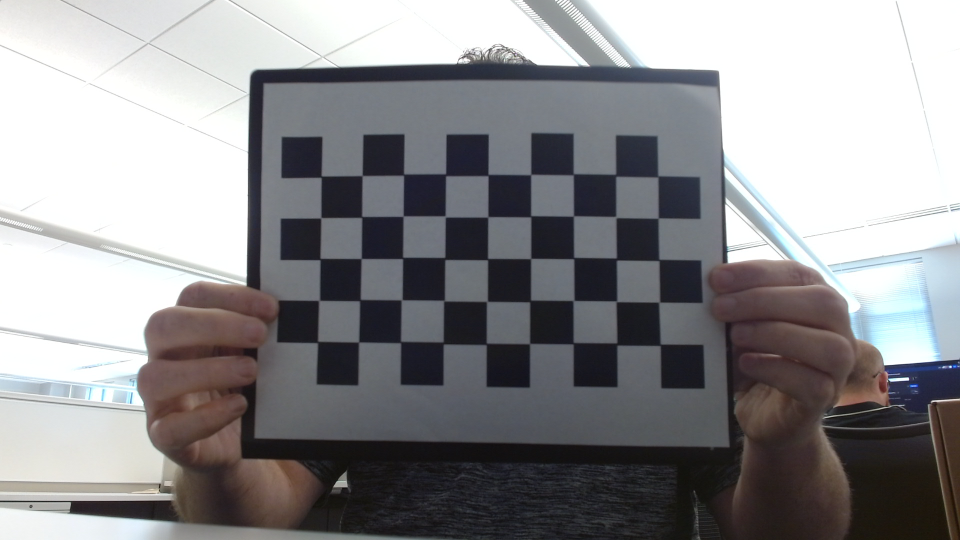
#> input picture calibration/calib_bottom_cam_rerun/calib_20250826_132620_000.png, 1920 x 1080 px, given in place of the camera (shown at 1/2 size)
$ python calib_intrinsics_timer_USB.py
#> lines starting #> are read from the running program, lines starting #| are printed output that depends on the picture; after the words box and inside, x2 and y2 are one past the last pixel; in counts of white or black regions, pixels touching at a corner belong together
#!/usr/bin/env python3
import argparse, os, time, json, math, glob
from pathlib import Path
import cv2
import numpy as np

def parse_pattern(s: str):
    a, b = s.lower().split('x')
    return (int(a), int(b))

# [4 lines left out: function rms_corner_shift, not called in this run]

def find_corners(gray, pattern_size, use_sb=False):
    if use_sb and hasattr(cv2, "findChessboardCornersSB"):
        found, corners = cv2.findChessboardCornersSB(gray, pattern_size, flags=cv2.CALIB_CB_NORMALIZE_IMAGE)
        if found:
            return True, corners
        # fall back to classic if SB fails on this frame
    flags = cv2.CALIB_CB_ADAPTIVE_THRESH + cv2.CALIB_CB_NORMALIZE_IMAGE
    found, corners = cv2.findChessboardCorners(gray, pattern_size, flags=flags)
    if not found:
        return False, None
    criteria = (cv2.TERM_CRITERIA_EPS + cv2.TERM_CRITERIA_MAX_ITER, 30, 0.001)
    refined = cv2.cornerSubPix(gray, corners, (11, 11), (-1, -1), criteria)
    return True, refined


# [27 lines left out: function calibrate, not called in this run]

def build_obj_grid(cols, rows, square_cm):
    objp = np.zeros((rows * cols, 3), np.float32)
    objp[:, :2] = np.mgrid[0:cols, 0:rows].T.reshape(-1, 2)
    objp *= square_cm
    return objp

# [86 lines left out: function run_folder_mode, not called in this run]


def run_live_mode(args):
    pat_cols, pat_rows = parse_pattern(args.pattern)
    pattern_size = (pat_cols, pat_rows)
    res_w, res_h = map(int, args.res.lower().split('x'))
    cap = cv2.VideoCapture(args.cam)
    cap.set(cv2.CAP_PROP_FRAME_WIDTH, res_w)
    cap.set(cv2.CAP_PROP_FRAME_HEIGHT, res_h)
    if not cap.isOpened():
        print("[ERR] Could not open camera."); return

    objp = build_obj_grid(pat_cols, pat_rows, args.square_cm)
    objpoints, imgpoints, samples = [], [], []
    out_dir = Path(args.out_dir); out_dir.mkdir(parents=True, exist_ok=True)
    last_capture_time = 0.0; last_corners = None; sample_count = 0; flipped = args.flip
    print("[INFO] Press 'c' to capture, 'u' flip toggle, 'q'/ESC to finish. Window must have focus.")
    cv2.namedWindow("calib_intrinsics", cv2.WINDOW_NORMAL)

    while True:
        ok, frame = cap.read()
#> frame is the input picture: shape (1080, 1920, 3); mean B, G, R 143.6, 141.5, 142.1
        if not ok: break
        if flipped: frame = cv2.flip(frame, -1)
        gray = cv2.cvtColor(frame, cv2.COLOR_BGR2GRAY)
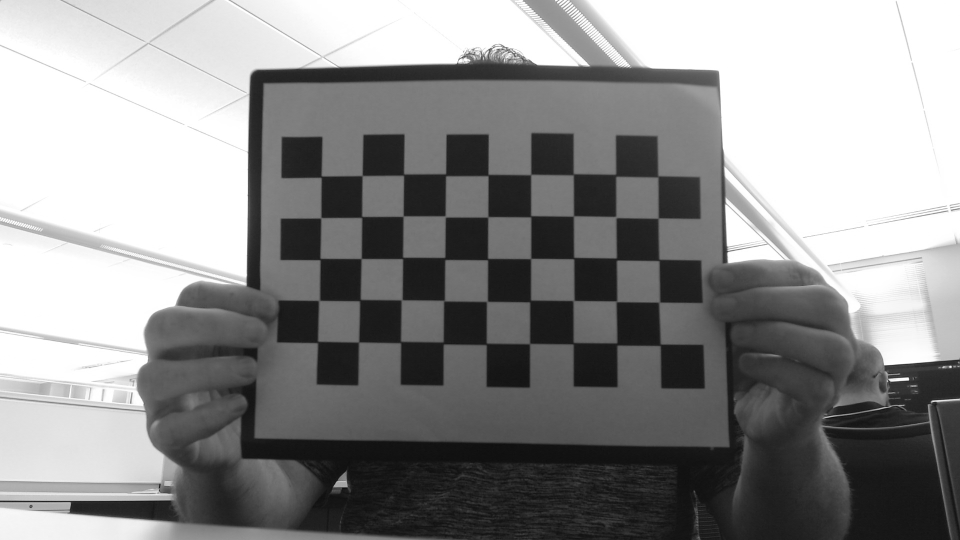
#> gray: shape (1080, 1920) (shown at 1/2 size); min 5, max 255, mean 141.9
        found, corners = find_corners(gray, pattern_size)
#> in find_corners, `found, corners = cv2.findChessboardCorners(gray, pattern_size, flags=f..`: found = False; corners = None
#> found = False

        overlay = frame.copy()
        status = "NO GRID"; color=(0,0,255)
        can_capture = False
        if found:
            status="GRID OK"; color=(0,200,0)
            now = time.time()
            if now - last_capture_time >= args.interval:
                if last_corners is None:
                    can_capture = True
                else:
                    can_capture = rms_corner_shift(corners, last_corners) >= args.min_shift
            # auto-capture
            if can_capture:
                stamp = time.strftime("%Y%m%d_%H%M%S")
                out_img = out_dir / f"calib_{stamp}_{sample_count:03d}.png"
                cv2.imwrite(str(out_img), frame)
                imgpoints.append(corners)
                objpoints.append(objp.copy())
                samples.append(str(out_img))
                last_corners = corners.copy()
                last_capture_time = now
                sample_count += 1
                print(f"[CAPTURE] {out_img}  (total={sample_count})")

            cv2.drawChessboardCorners(overlay, pattern_size, corners, True)

        # HUD
        cv2.putText(overlay, status, (10, 30), cv2.FONT_HERSHEY_SIMPLEX, 1.0, color, 2, cv2.LINE_AA)
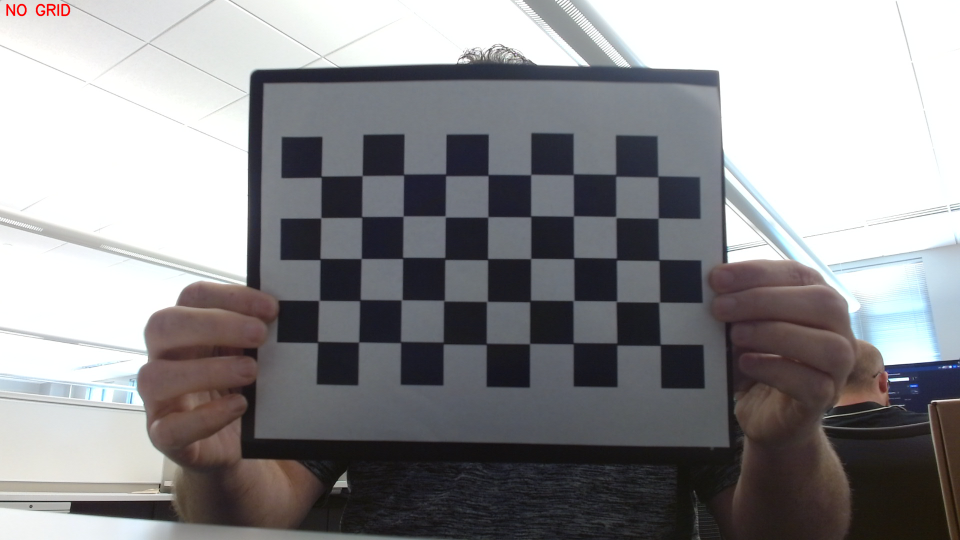
#> overlay: shape (1080, 1920, 3) (shown at 1/2 size); 0.08% of pixels changed, all inside (x1, y1, x2, y2) = (12, 7, 141, 33)
        cv2.putText(overlay, f"samples: {sample_count}", (overlay.shape[1]-220, 30),
                    cv2.FONT_HERSHEY_SIMPLEX, 0.8, (255,255,255), 2)
#> overlay: shape (1080, 1920, 3); under 0.01% of pixels changed, all inside (x1, y1, x2, y2) = (1792, 18, 1809, 32)
        cv2.putText(overlay, f"flip: {'ON' if flipped else 'OFF'}  res: {res_w}x{res_h}",
                    (overlay.shape[1]-320, 60), cv2.FONT_HERSHEY_SIMPLEX, 0.6, (200,200,200), 1)
#> overlay: shape (1080, 1920, 3); mean B, G, R 143.5, 141.4, 142.1
        cv2.imshow("calib_intrinsics", overlay)

        key = cv2.waitKey(1) & 0xFF
#> (key q is pressed here)
        if key in (27, ord('q')):
            break
        elif key == ord('u'):
            flipped = not flipped
        elif key == ord('c') and found:
            stamp = time.strftime("%Y%m%d_%H%M%S")
            out_img = out_dir / f"calib_{stamp}_{sample_count:03d}.png"
            cv2.imwrite(str(out_img), frame)
            imgpoints.append(corners)
            objpoints.append(objp.copy())
            samples.append(str(out_img))
            last_corners = corners.copy()
            last_capture_time = time.time()
            sample_count += 1
            print(f"[MANUAL] {out_img}  (total={sample_count})")

        if args.max_samples > 0 and sample_count >= args.max_samples:
            print(f"[INFO] Reached max samples ({args.max_samples})."); break

    cap.release(); cv2.destroyAllWindows()

    if len(imgpoints) < 5:
        print("[WARN] Fewer than 5 samples—aborting calibration."); return

    image_size = (res_w, res_h)
    result = calibrate(objpoints, imgpoints, image_size, args.square_cm, (pat_cols, pat_rows), samples, flipped)
    with open(args.save_json, "w") as f:
        json.dump(result, f, indent=2)
    print(f"[OK] Saved intrinsics → {args.save_json}")
    print(f"[INFO] RMS reprojection error: {result['rms_reproj_error']:.4f}")
    print(f"[INFO] Samples used: {len(imgpoints)}")

def main():
    ap = argparse.ArgumentParser(description="Intrinsic calibration: live camera OR images folder.")
    ap.add_argument("--images-dir", help="If set, run in folder mode using all images in this directory.")
    ap.add_argument("--cam", type=int, default=0, help="Live: camera index")
    ap.add_argument("--res", default="640x480", help="Live: resolution WxH")
    ap.add_argument("--pattern", default="8x5", help="Checkerboard inner corners, e.g. 9x5")
    ap.add_argument("--square-cm", type=float, default=2.5, help="Checker square size in cm")
    ap.add_argument("--interval", type=float, default=1.0, help="Live: seconds between auto-samples")
    ap.add_argument("--min-shift", type=float, default=8.0, help="Live: minimum RMS corner shift (px)")
    ap.add_argument("--max-samples", type=int, default=50, help="Live: stop after N samples (0=no limit)")
    ap.add_argument("--flip", action="store_true", help="Flip frames/images 180°")
    ap.add_argument("--out-dir", default="calib_shots", help="Live: where to save captured frames")
    ap.add_argument("--save-json", default="intrinsics.json", help="Output intrinsics JSON path")
    ap.add_argument("--sb-corners", action="store_true", help="Use findChessboardCornersSB (more precise if available)")
    ap.add_argument("--rational", action="store_true", help="Enable CALIB_RATIONAL_MODEL (k4..k6)")
    ap.add_argument("--drop-outliers", type=int, default=0, help="Drop N worst per-image reprojection-error frames before final solve")
    ap.add_argument("--preview-undistort", action="store_true", help="Show undistort preview of a sample at the end")

    args = ap.parse_args()

    if args.images_dir:
        run_folder_mode(args)
    else:
        run_live_mode(args)

if __name__ == "__main__":
    main()

$ run again, on calibration/calib_bottom_cam_rerun/calib_20250826_132623_002.png
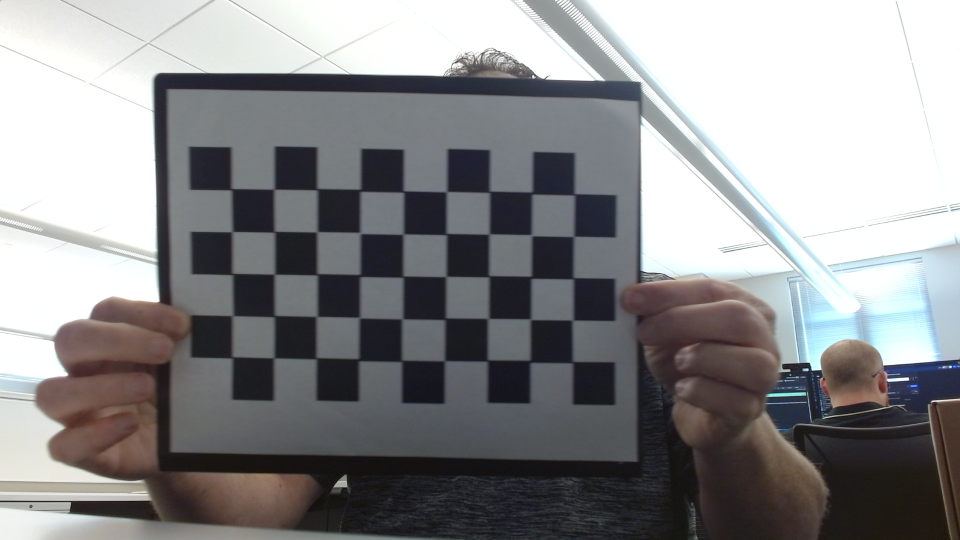
#> input picture calibration/calib_bottom_cam_rerun/calib_20250826_132623_002.png, 1920 x 1080 px, given in place of the camera (shown at 1/2 size)
#> in run_live_mode, frame is the input picture: shape (1080, 1920, 3); mean B, G, R 141.1, 139.7, 139.7
#> in run_live_mode, `gray = cv2.cvtColor(frame, cv2.COLOR_BGR2GRAY)`:
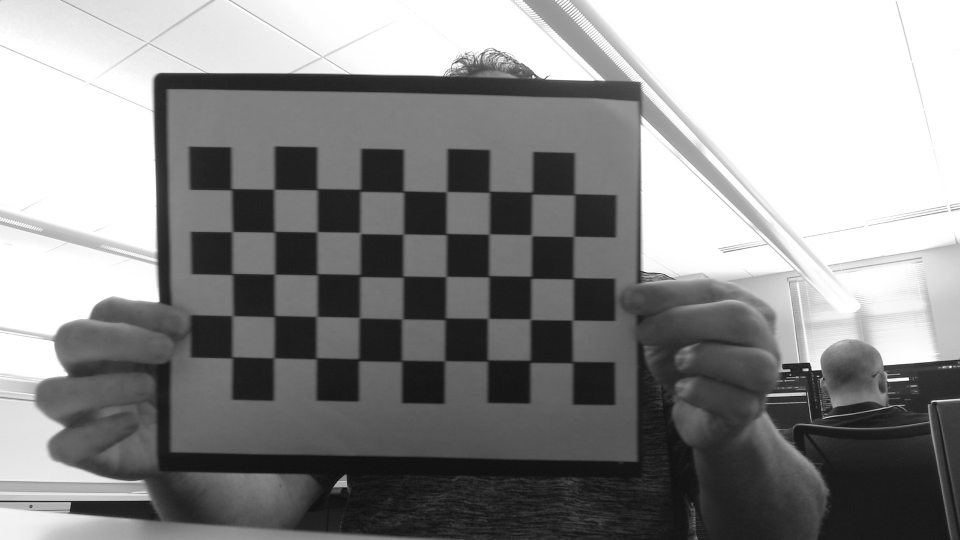
#> gray: shape (1080, 1920) (shown at 1/2 size); min 5, max 255, mean 139.9
#> in find_corners, `found, corners = cv2.findChessboardCorners(gray, pattern_size, flags=f..`: found = False; corners = None
#> in run_live_mode, `found, corners = find_corners(gray, pattern_size)`: found = False
#> in run_live_mode, `cv2.putText(overlay, status, (10, 30), cv2.FONT_HERSHEY_SIMPLEX, 1.0, ..`:
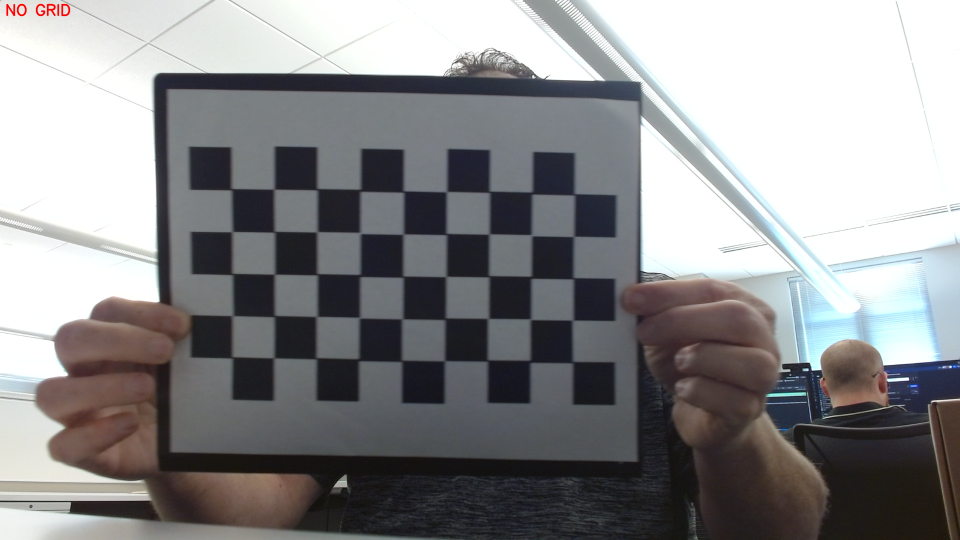
#> overlay: shape (1080, 1920, 3) (shown at 1/2 size); 0.08% of pixels changed, all inside (x1, y1, x2, y2) = (12, 7, 141, 33)

$ run again, on calibration/calib_bottom_cam_rerun/calib_20250826_132624_003.png
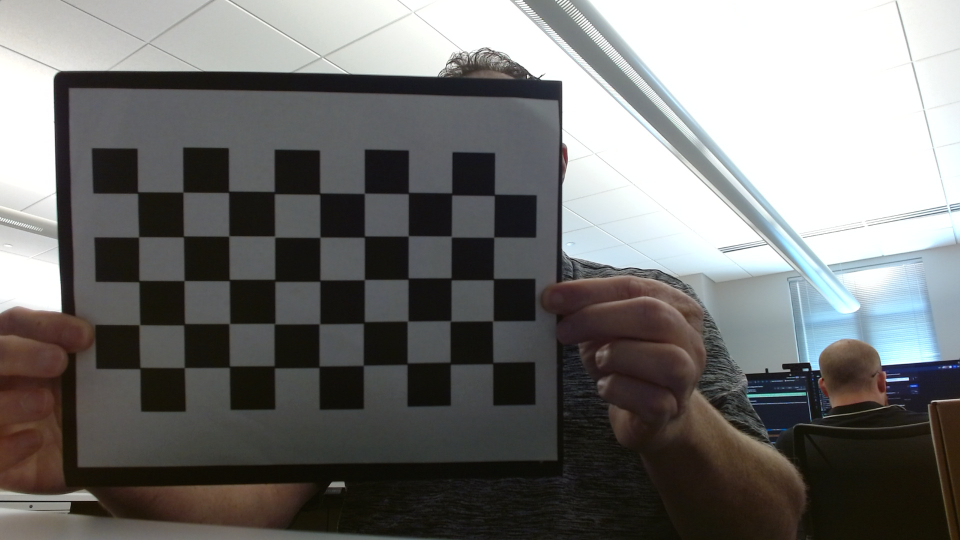
#> input picture calibration/calib_bottom_cam_rerun/calib_20250826_132624_003.png, 1920 x 1080 px, given in place of the camera (shown at 1/2 size)
#> in run_live_mode, frame is the input picture: shape (1080, 1920, 3); mean B, G, R 113.7, 115.2, 115.6
#> in run_live_mode, `gray = cv2.cvtColor(frame, cv2.COLOR_BGR2GRAY)`:
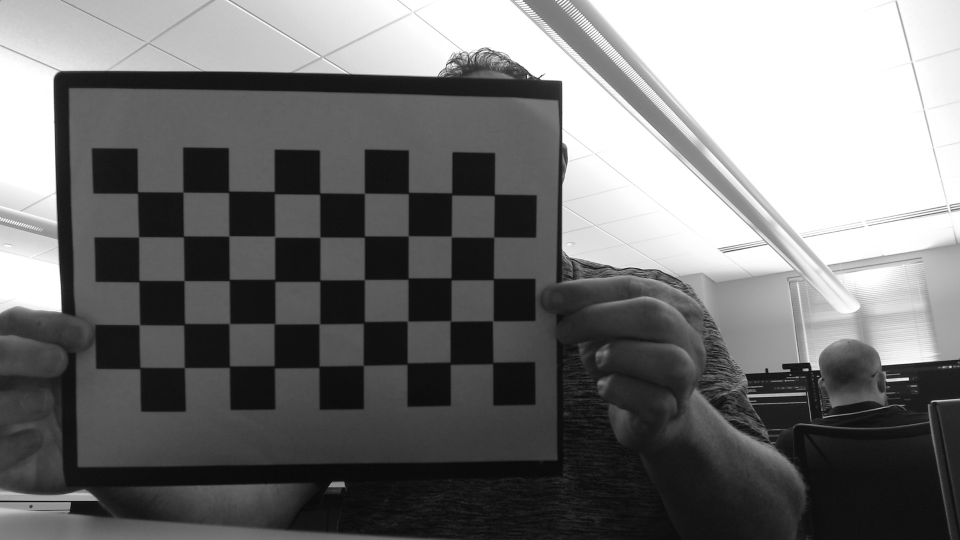
#> gray: shape (1080, 1920) (shown at 1/2 size); min 2, max 255, mean 115.2
#> in find_corners, `found, corners = cv2.findChessboardCorners(gray, pattern_size, flags=f..`: found = False; corners = None
#> in run_live_mode, `found, corners = find_corners(gray, pattern_size)`: found = False
#> in run_live_mode, `cv2.putText(overlay, status, (10, 30), cv2.FONT_HERSHEY_SIMPLEX, 1.0, ..`:
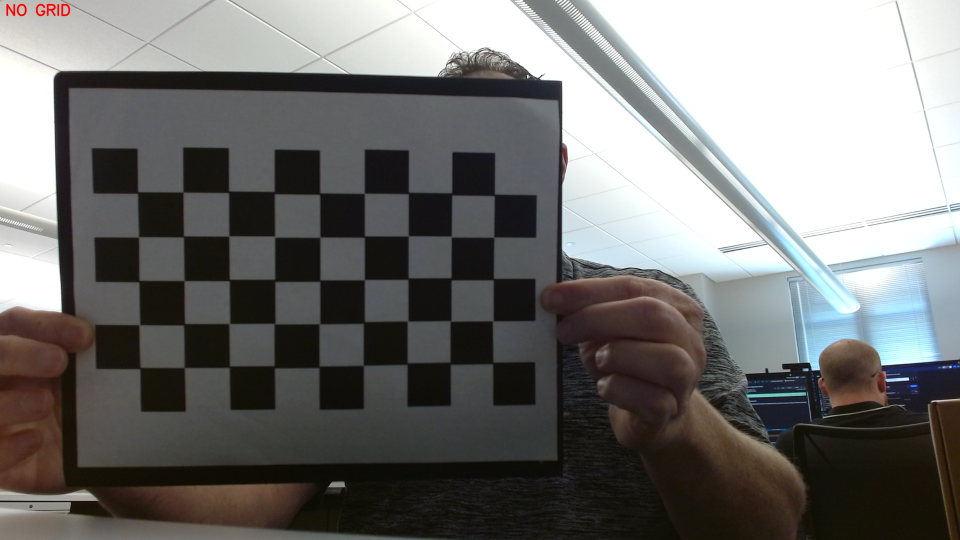
#> overlay: shape (1080, 1920, 3) (shown at 1/2 size); 0.08% of pixels changed, all inside (x1, y1, x2, y2) = (12, 7, 141, 33)
